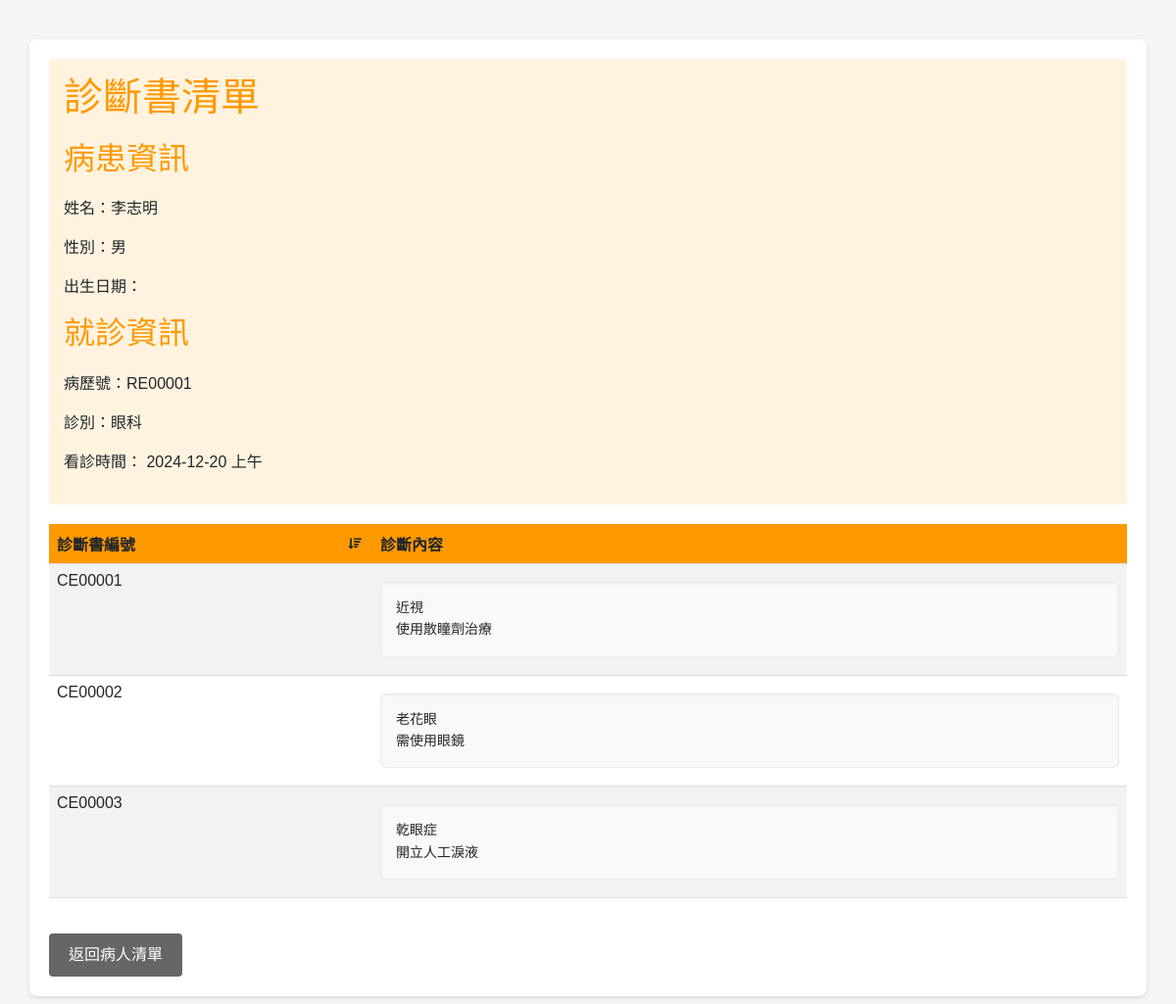
The page /php/doctor/dr_certificate_list.php?record_id=RE00001 (signed in) on the database as committed earlier.
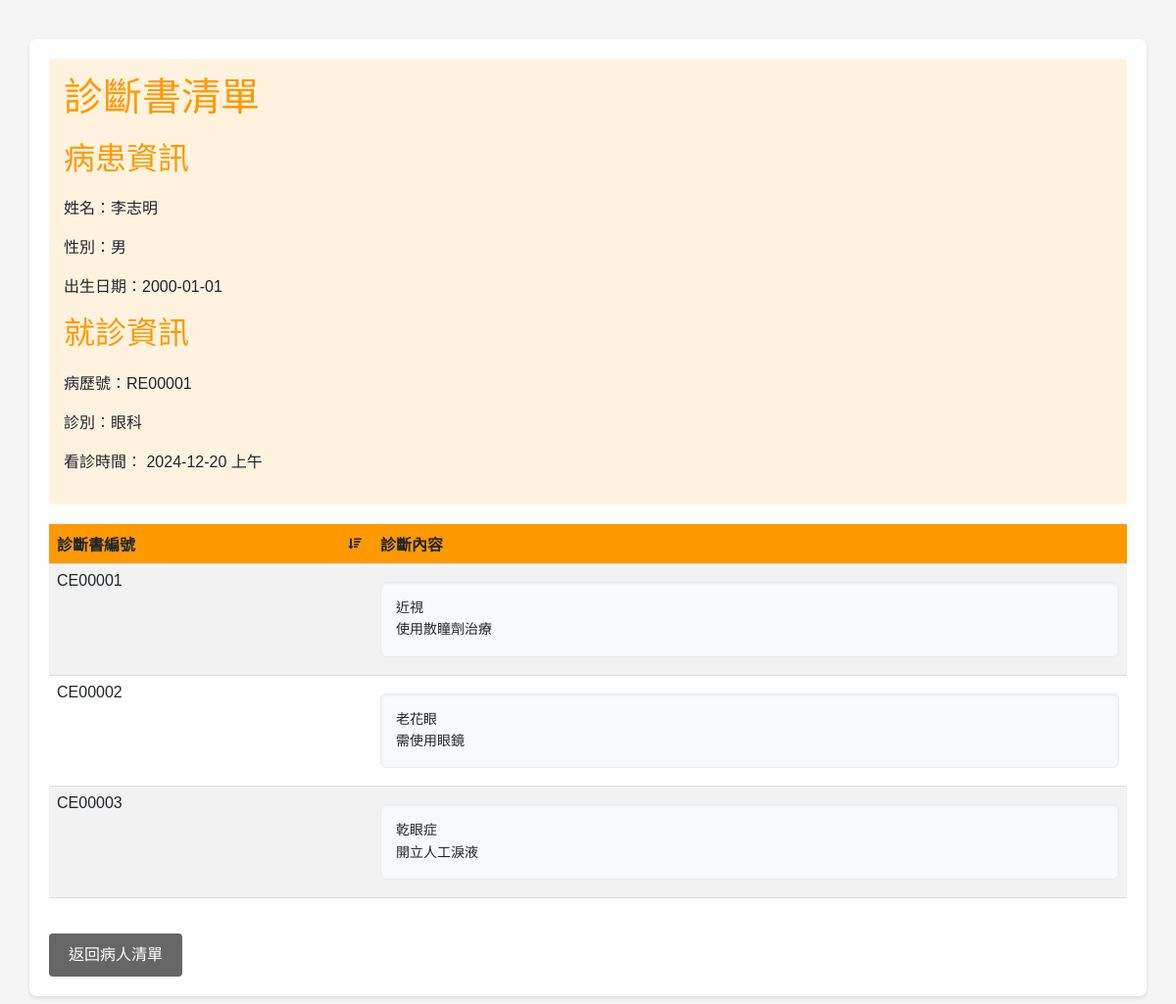
The same page on the database as committed later.
### tables this page shows
CREATE TABLE `medical_record` (
  `record_id` char(7) NOT NULL,
  `patient_id` char(7) NOT NULL,
  `clinic_id` char(7) NOT NULL
);

CREATE TABLE `person` (
  `person_id` char(7) NOT NULL,
  `last_name` varchar(20) NOT NULL,
  `first_name` varchar(20) NOT NULL,
  `id_card` char(10) NOT NULL,
  `password` varchar(255) NOT NULL,
  `phone` varchar(20) NOT NULL,
  `address` varchar(100) DEFAULT NULL,
  `gender` enum('M','F') NOT NULL,
  `birthday` date NOT NULL
);

CREATE TABLE `department` (
  `department_id` char(7) NOT NULL,
  `department_name` varchar(50) NOT NULL
);

CREATE TABLE `clinic` (
  `clinic_id` char(7) NOT NULL,
  `clinic_date` date NOT NULL,
  `period` enum('morning','afternoon','evening') NOT NULL,
  `department_id` char(7) NOT NULL,
  `location` varchar(100) DEFAULT NULL,
  `doctor_id` char(7) NOT NULL
);

### php/doctor/dr_certificate_list.php (the view, shortened to what this page needs)
<?php
require_once '../common/db_conn.php';
$record_id = $_GET['record_id'];
try {
    $stmt = $db->prepare("
        SELECT mr.record_id, mr.clinic_id, c.clinic_date, c.period,
               p.last_name, p.first_name, p.gender, p.birthday,
               d.department_name
        FROM medical_record mr
        JOIN clinic c ON mr.clinic_id = c.clinic_id
        JOIN patient pt ON mr.patient_id = pt.person_id
        JOIN person p ON pt.person_id = p.person_id
        JOIN department d ON c.department_id = d.department_id
        WHERE mr.record_id = ? AND c.doctor_id = ?
    ");
    $stmt->execute([$record_id, $_SESSION['user_id']]);
    $record = $stmt->fetch();
    $stmt = $db->prepare("
        SELECT certificate_id, prescription
        FROM medical_certificate
        WHERE record_id = ?
        ORDER BY certificate_id
    ");
    $stmt->execute([$record_id]);
    $certificates = $stmt->fetchAll();
} catch (Exception $e) {
    $error_message = $e->getMessage();
}
function getPeriodText($period) {
    switch ($period) {
        case 'morning': return '上午';
    }
}
?>
<!DOCTYPE html>
<html lang="zh-Hant">
<head>
    <link href="https://cdn.jsdelivr.net/npm/bootstrap@5.3.0-alpha1/dist/css/bootstrap.min.css" rel="stylesheet">
    <link href="https://cdn.jsdelivr.net/npm/boxicons@2.1.2/css/boxicons.min.css" rel="stylesheet">
    <link rel="stylesheet" href="./asset/dr_certificate_list.css">
</head>
<body>
    <div class="container">
        <?php if (isset($record)): ?>
            <div class="record-info">
                <h1>診斷書清單</h1>
                <div class="patient-info">
                    <h2>病患資訊</h2>
                    <p>姓名：<?php echo htmlspecialchars($record['last_name'] . $record['first_name']); ?></p>
                    <p>性別：<?php echo $record['gender'] === NULL ? '-' : ($record['gender'] === 'M' ? '男' : '女'); ?></p>
                    <p>出生日期：<?php echo htmlspecialchars($record['birthday']); ?></p>
                </div>
                <div class="visit-info">
                    <h2>就診資訊</h2>
                    <p>病歷號：<?php echo htmlspecialchars($record['record_id']); ?></p>
                    <p>診別：<?php echo htmlspecialchars($record['department_name']); ?></p>
                    <p>
                        看診時間：
                        <?php
                        echo htmlspecialchars($record['clinic_date']) . ' ' .
                             htmlspecialchars(getPeriodText($record['period']));
                        ?>
                    </p>
                </div>
            </div>
            <?php if (empty($certificates)): ?>
                <div class="empty-message">目前沒有診斷書記錄</div>
            <?php else: ?>
                <table class="table table-striped">
                    <thead>
                        <tr>
                            <th>診斷書編號</th>
                            <th>診斷內容</th>
                        </tr>
                    </thead>
                    <tbody>
                        <?php foreach ($certificates as $cert): ?>
                            <tr>
                                <td><?php echo htmlspecialchars($cert['certificate_id']); ?></td>
                                <td>
                                    <div class="prescription-content"><?php echo htmlspecialchars(trim($cert['prescription'])); ?></div>
                                </td>
                            </tr>
                        <?php endforeach; ?>
                    </tbody>
                </table>
            <?php endif; ?>
            <a href="patient_list.php?clinic_id=<?php echo urlencode($record['clinic_id']); ?>"
               class="back-btn">返回病人清單</a>
        <?php else: ?>
            <div class="error-message">無效的病歷記錄</div>
            <a href="clinic_list.php" class="back-btn">返回診次列表</a>
        <?php endif; ?>
    </div>
</body>
</html>

Rows that differ between the two databases and show on the page:
changed through a linked row, medical_record "RE00001": person.birthday (not shown) → "2000-01-01"
